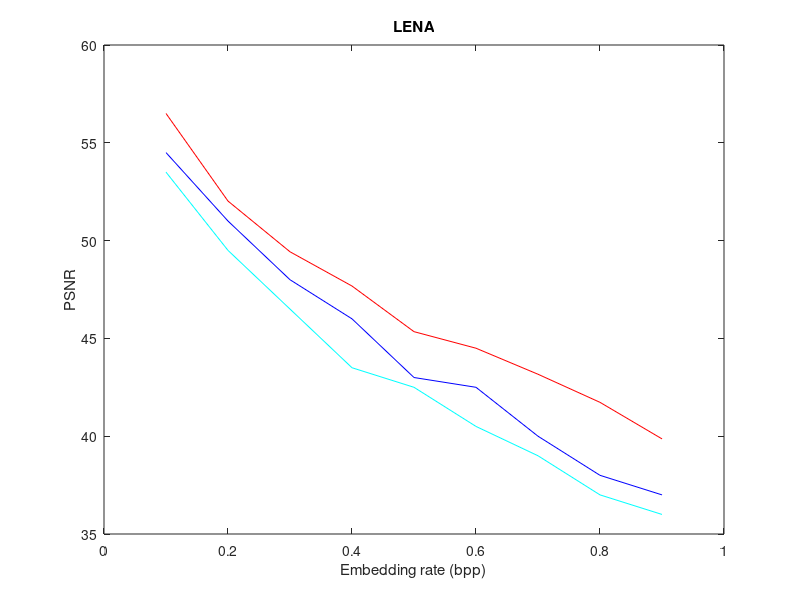
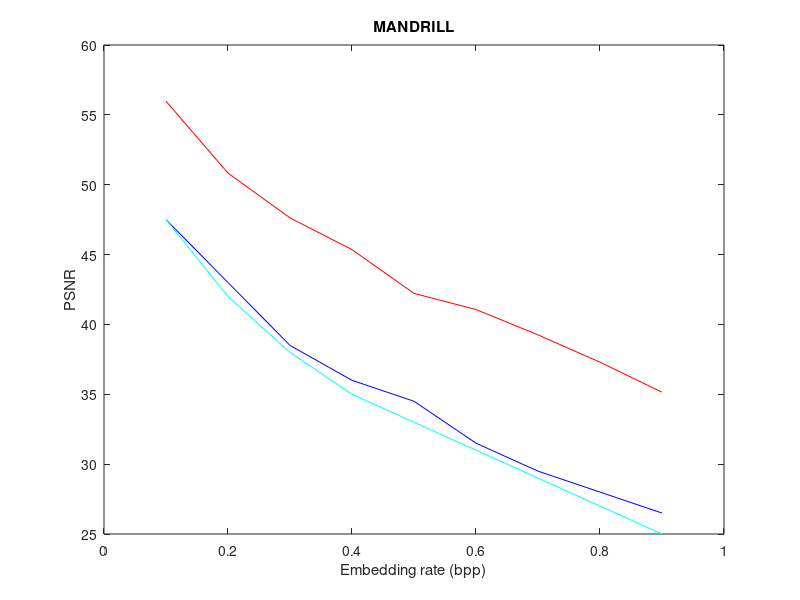
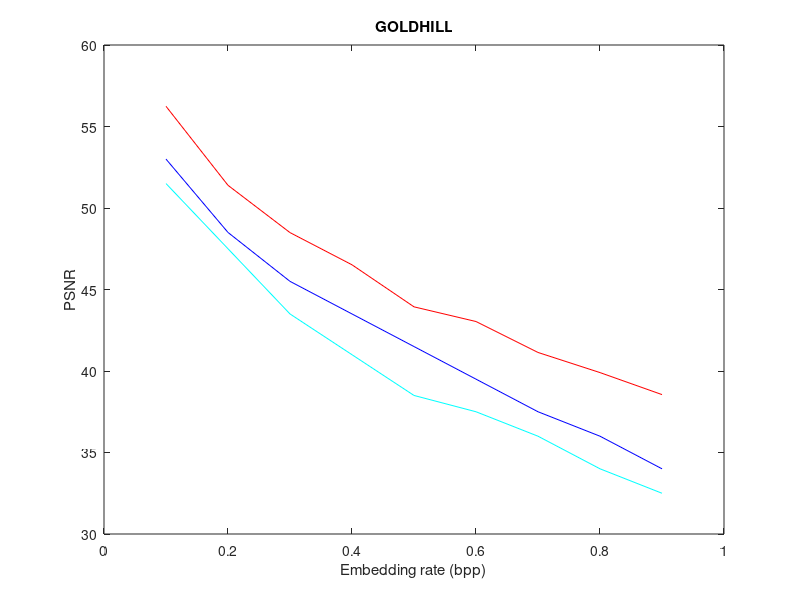
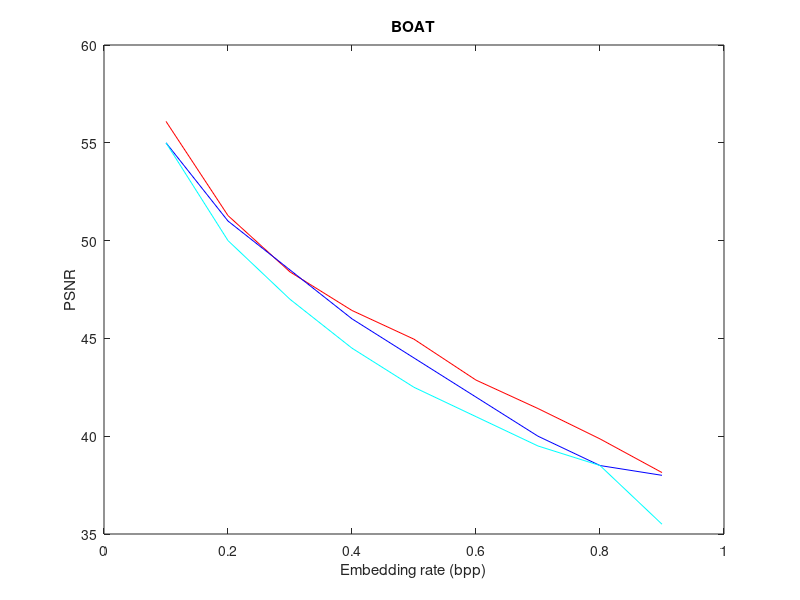

Here is the MATLAB script that generated these plots, in order:

my_bpp = 0.1:0.1:0.9;

lena_my_psnr =  [56.5004   52.0209   49.4289   47.6772   45.3447   44.4982   43.1678   41.7312   39.8632];
mandrill_my_psnr = [  55.9746   50.8316   47.6270   45.3530   42.2199   41.0675   39.2529   37.2978   35.1497];
peppers_my_psnr = [56.2066   51.3931   48.5438   46.6317   44.2041   43.3813   42.1550   40.8959   39.3086];
goldhill_my_psnr = [56.2398   51.3920   48.4910   46.5152   43.9367   43.0358   41.1378   39.9029   38.5525];
elaine_my_psnr = [56.3281   51.5989   48.8400   47.0254   44.7920   44.0564   42.5704   41.6101   40.5046];
boat_my_psnr = [ 56.0949   51.2788   48.3995   46.4273   44.9598   42.8693   41.4144   39.8623   38.1411];
barbara_my_psnr = [ 56.4427   51.6375   48.7001   46.6466   43.8573   42.8372   40.5706   38.9965   37.1773];
airplane_my_psnr = [ 55.9395   51.3461   48.6701   46.8664   45.5329   43.6247   42.2696   41.2289   39.3909];


% Lena
lena_OHM_stiched = [56.5  52  49  47  44.5  42.5  41.5  39.5  38 ];
lena_OHM_single = [ 54.5  51   48  46  43  42.5   40   38 37 ];
lena_LP = [ 53.5 49.5 46.5 43.5 42.5 40.5 39 37 36 ];

%mandrill 
mandrill_OHM_single = [ 47.5 43 38.5 36 34.5 31.5 29.5 28 26.5];
mandrill_LP = [ 47.5 42 38 35 33 31 29 27 25];

%goldhill
goldhill_OHM_single  = [ 53 48.5 45.5 43.5 41.5 39.5 37.5 36 34 ];
goldhill_LP = [ 51.5 47.5 43.5 41 38.5 37.5 36 34 32.5 ];

%Boat
boat_OHM_single = [ 55 51 48.5 46 44 42 40 38.5 38 ];
boat_LP = [ 55 50 47 44.5 42.5 41 39.5 38.5 35.5 ];

%Barbara
barbara_OHM_single = [ 53 50 47.5 44.5 42.5 40.5 38.5 37 35.5 ];
barbara_LP = [ 54 49.5 46.5 43.5 41.5 39.5 38 37 35 ];

%airplane
airplane_OHM_single = [ 55.5 52.5 50.5 48.5 46.5 44.5 42.5 41 39.5 ];
airplane_LP = [ 54.5 51.5 48.5 46.5 44 43 41.5 39.5 37 ];

%plot Lena
figure(1), plot(my_bpp,lena_my_psnr,'r');hold on; plot(my_bpp,lena_OHM_single,'b');hold on;plot(my_bpp,lena_LP,'c');hold off;
title('LENA');
xlabel('Embedding rate (bpp)');
ylabel('PSNR');

%plot Mandrill
figure(2), plot(my_bpp,mandrill_my_psnr,'r');hold on; plot(my_bpp,mandrill_OHM_single,'b');hold on;plot(my_bpp,mandrill_LP,'c');hold off;
title('MANDRILL');
xlabel('Embedding rate (bpp)');
ylabel('PSNR');

%plot Goldhill
figure(3), plot(my_bpp,goldhill_my_psnr,'r');hold on; plot(my_bpp,goldhill_OHM_single,'b');hold on;plot(my_bpp,goldhill_LP,'c');hold off;
title('GOLDHILL');
xlabel('Embedding rate (bpp)');
ylabel('PSNR');

%plot Boat
figure(4), plot(my_bpp,boat_my_psnr,'r');hold on; plot(my_bpp,boat_OHM_single,'b');hold on;plot(my_bpp,boat_LP,'c');hold off;
title('BOAT');
xlabel('Embedding rate (bpp)');
ylabel('PSNR');

%plot Barbara
figure(5), plot(my_bpp,barbara_my_psnr,'r');hold on; plot(my_bpp,barbara_OHM_single,'b');hold on;plot(my_bpp,barbara_LP,'c');hold off;
title('BARBARA');
xlabel('Embedding rate (bpp)');
ylabel('PSNR');

%plot Airplane
figure(6), plot(my_bpp,airplane_my_psnr,'r');hold on; plot(my_bpp,airplane_OHM_single,'b');hold on;plot(my_bpp,airplane_LP,'c');hold off;
title('AIRPLANE');
xlabel('Embedding rate (bpp)');
ylabel('PSNR');




